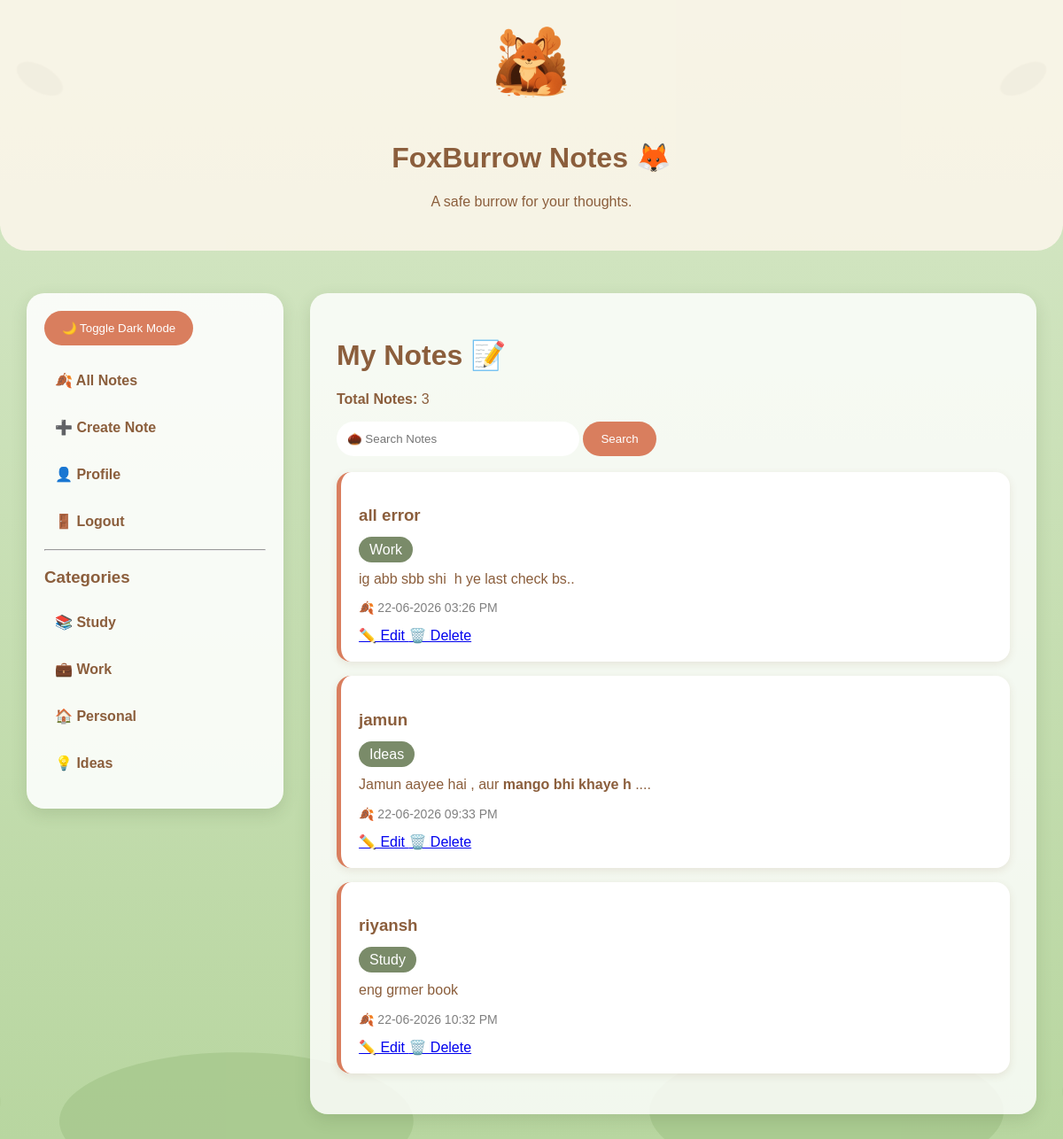
The page /notes (signed in) on the database its author committed.
### tables this page shows
CREATE TABLE notes(
    id INTEGER PRIMARY KEY AUTOINCREMENT,
    title TEXT NOT NULL,
    content TEXT NOT NULL,
    user_id INTEGER,
    created_at TEXT
, category TEXT);

### app.py (the view, shortened to what this page needs)
@app.route("/notes")
def view_notes():
    if "user_id" not in session:
        return redirect("/login")
    search = request.args.get("search")
    category = request.args.get("category")
    conn = sqlite3.connect("database.db")
    cursor = conn.cursor()
    if category:
        cursor.execute(
            """
            SELECT * FROM notes
            WHERE user_id=? AND category=?
            """,
            (session["user_id"], category)
        )
    else:
        cursor.execute(
            """
            SELECT * FROM notes
            WHERE user_id=?
            """,
            (session["user_id"],)
        )
    notes = cursor.fetchall()
    decrypted_notes = []
    for note in notes:
        try:
            decrypted_content = cipher.decrypt(
                note[2].encode()
            ).decode()
            note = list(note)
            note[2] = decrypted_content
        except:
            pass
        decrypted_notes.append(note)
    notes = decrypted_notes
    note_count = len(notes)
    conn.close()
    return render_template(
        "notes.html",
        notes=notes,
        note_count=note_count
    )

### templates/notes.html (shortened to what this page needs)
<!DOCTYPE html>
<html lang="en">
<head>
    <link rel="stylesheet"
    href="{{ url_for('static', filename='css/style.css') }}">
</head>
<body class="notes-body">
<div class="hero">
    <img
    src="{{ url_for('static', filename='images/fox-sitting.png') }}"
    style="width:80px;height:80px;"
    class="fox"/>
    <div>
        <h1>FoxBurrow Notes 🦊</h1>
        <p>A safe burrow for your thoughts.</p>
    </div>
</div>
<br>
<div class="main-layout">
<div class="sidebar">
    <button onclick="toggleDarkMode()">
        🌙 Toggle Dark Mode
    </button>
    <br><br>
    <a href="/notes">🍂 All Notes</a>
    <a href="/create-note">
        ➕ Create Note
    </a>
    <a href="/profile">
        👤 Profile
    </a>
    <a href="/logout">
        🚪 Logout
    </a>
    <hr>
    <h3>Categories</h3>
    <a href="/notes?category=Study">
        📚 Study
    </a>
    <a href="/notes?category=Work">
        💼 Work
    </a>
    <a href="/notes?category=Personal">
        🏠 Personal
    </a>
    <a href="/notes?category=Ideas">
        💡 Ideas
    </a>
</div>
<div class="content">
    <h1>My Notes 📝</h1>
    <p>
        <b>Total Notes:</b> {{ note_count }}
    </p>
    <form method="GET">
        <input
        class="search-box"
        type="text"
        name="search"
        placeholder="🌰 Search Notes">
        <button type="submit">
            Search
        </button>
    </form>
    <br>
    {% if notes %}
        {% for note in notes %}
        <div class="note-card">
            <h3>{{ note[1] }}</h3>
            <span class="category-tag">
                {{ note[5] }}
            </span>
            <div class="note-content">
                {{ note[2] | safe }}
            </div>
            <p class="date">
                🍂 {{ note[4] }}
            </p>
            <a href="/edit-note/{{ note[0] }}">
                ✏️ Edit
            </a>
            <a
            href="#"
            onclick="showDeleteModal('{{ note[0] }}'); return false;">
                🗑️ Delete
            </a>
        </div>
        {% endfor %}
    {% else %}
        <h3>No Notes Found 😔</h3>
        <p>Create your first note!</p>
    {% endif %}
</div>
</div>
</body>
</html>

### static/css/style.css (style rules this page uses)
:root { --cream: #FDF6EC; --terracotta: #D97E5E; --moss: #7A8B69; --brown: #8B5E3C; --dark-bg: #1B2A22; --amber: #F4B860; --white: #E8E8E8; }
body { max-width: 1200px; margin: auto; background-color: var(--cream); color: var(--brown); font-family: Arial, sans-serif; padding: 20px; }
.notes-body { max-width: none; margin: 0; padding: 0; min-height: 100vh; background: linear-gradient(180deg, #D7E8C8 0%, #B8D6A0 100%); position: relative; overflow-x: hidden; font-family: Arial, sans-serif; color: var(--brown); }
.hero { background: rgba(253, 246, 236, 0.85); padding: 30px; border-radius: 0 0 30px 30px; display: flex; align-items: center; gap: 20px; position: relative; z-index: 2; flex-direction: column; justify-content: center; text-align: center; }
.fox { width: 80px; height: auto; }
.note-card { background: white; border-radius: 16px; padding: 20px; margin-bottom: 16px; box-shadow: 0 3px 10px rgba(139, 94, 60, 0.12); border-left: 5px solid var(--terracotta); transition: transform 0.15s ease, box-shadow 0.15s ease; }
.category-tag { background: var(--moss); color: white; padding: 6px 12px; border-radius: 20px; }
.search-box { padding: 12px; border-radius: 20px; border: none; width: 250px; }
button { background: var(--terracotta); color: white; border: none; border-radius: 20px; padding: 12px 20px; cursor: pointer; }
.date { color: gray; font-size: 14px; }
.note-content { margin-top: 15px; margin-bottom: 15px; }
.main-layout { display: flex; align-items: flex-start; gap: 30px; margin-top: 30px; padding: 0 30px 30px; position: relative; z-index: 2; }
.sidebar { width: 250px; min-width: 250px; background: rgba(255, 255, 255, 0.88); padding: 20px; border-radius: 20px; box-shadow: 0 6px 18px rgba(60, 80, 40, 0.15); position: relative; z-index: 2; }
.sidebar a { display: block; text-decoration: none; color: #8B5E3C; padding: 12px; margin-bottom: 10px; border-radius: 12px; font-weight: bold; }
.content { flex: 1; background: rgba(255, 255, 255, 0.82); border-radius: 20px; padding: 30px; min-height: 600px; box-shadow: 0 6px 18px rgba(60, 80, 40, 0.15); position: relative; z-index: 2; }
.hero img, .hero .fox, .hero .fox-walking, .hero .fox-reading, .hero .fox-guard { margin: 0 auto 8px; }

### rows shown on the page
notes: title "all error", category "Work", note "ig abb sbb shi h ye last check bs..", created_at "22-06-2026 03:26 PM"
notes: title "jamun", category "Ideas", note "Jamun aayee hai , aur mango bhi khaye h ....", created_at "22-06-2026 09:33 PM"
notes: title "riyansh", category "Study", note "eng grmer book", created_at "22-06-2026 10:32 PM"

### other values the page prints
{{ note_count }} "3"
